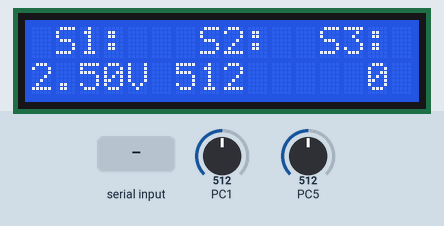
Bench run of a program on a simulated ATmega328P, built with avr-gcc and emulated at 16 MHz. On the bench: 16×2 character LCD. Wiring (inferred from the names in the program): character LCD (HD44780): RS PB4; R/W PB3; E PB2; data PB0, PB1, PD2, PD3, PD4, PD5, PD6, PD7. Inputs (shaded band) come from the test bench; at power-on: PC1 = 512, PC5 = 512. What the program prints to the serial monitor is not drawn.

Above: at 2.2 s.
2.3 s: "+" received over Serial
At 3.7 s:
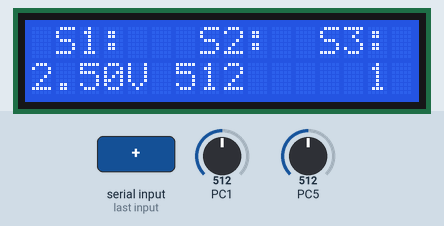
4.1 s: PC1 set to 716
At 4.9 s:
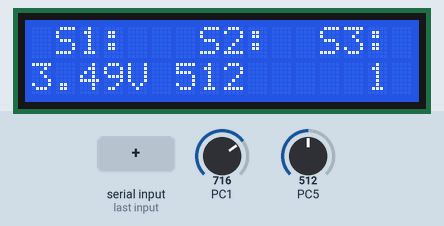
5.7 s: PC5 set to 716
At 7.0 s:
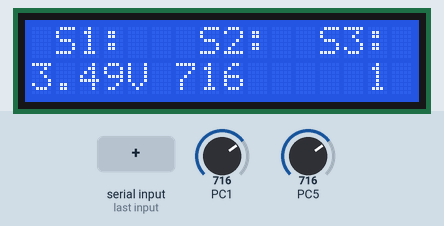
7.3 s: "-" received over Serial
At 8.2 s:
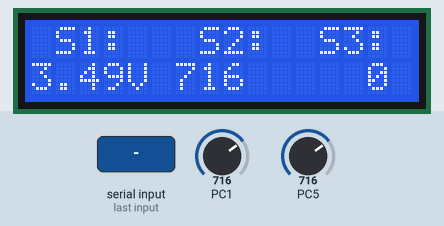
9.2 s: PC1 set to 900
At 10.5 s:
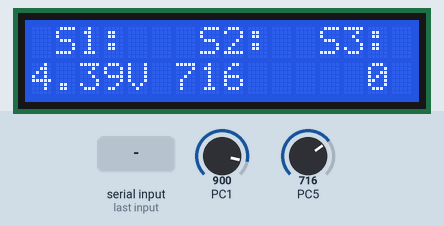
10.8 s: PC5 set to 900
At 11.7 s:
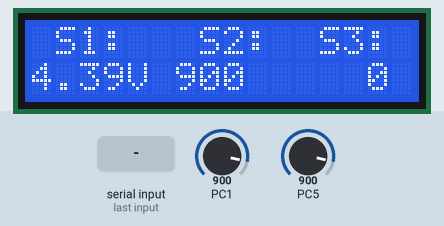
Timing chart, 0 to 13.4 s (numbered marks = the images above; inputs shaded):
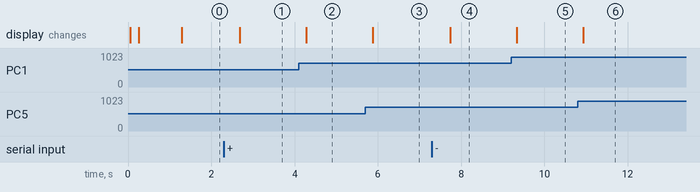

The program:

main.c
```c
/*
 * Lab2 Digital 2.c
 *
 * Created: 22/01/2026 03:36:18 p. m.
 * Author : David Carranza
 */

// Pantalla LCD Y ACD

#define F_CPU 16000000UL
#include <avr/io.h>
#include <util/delay.h>
#include <stdio.h>
#include "ADC.h"
#include "LCD.h"
// Variables globales para UART
#define BAUD 9600
#define MYUBRR F_CPU/16/BAUD-1

// Prototipos de funciones UART
void UART_Init(unsigned int ubrr);
void UART_Transmit(unsigned char data);
unsigned char UART_Receive(void);
void UART_SendString(char *str);

// Contador para S3
volatile int16_t contador = 0;

// Función para convertir voltaje a string con formato "0.00V"
int main(void) {


	char buffer[16];
	//ADC_1
	uint16_t valor_adc0 = 0;	// S1
	uint16_t valor_adc1 = 0;	// S2
	uint32_t LECTURA_ADC0 = 0;
	uint8_t PARTE_ENTERA = 0;
	uint8_t PARTE_DECIMAL = 0;

	// Inicializadores
	INICIAR_LCD();
	ADC_CONF();
	UART_Init(MYUBRR);

	// Mensaje inicial
	CURSOR(0,0);
	LCD_WRITE_STRING("BIENVENIDO");
	CURSOR(1,0);
	LCD_WRITE_STRING("S1:    S2:    S3:");
	_delay_ms(1000);


	COMANDO_LCD(0x01);
	_delay_ms(2);

	while (1) {

		// S1
		valor_adc0 = ADC_READ(1); // Canal A1

		LECTURA_ADC0 = ((uint32_t)valor_adc0 * 5000) / 1023;


		PARTE_ENTERA = LECTURA_ADC0 / 1000;
		PARTE_DECIMAL = (LECTURA_ADC0 % 1000) / 10;

		CURSOR(0,1);
		LCD_WRITE_STRING("S1:");

		CURSOR(1,0);
		sprintf(buffer, "%d.%02dV   ", PARTE_ENTERA, PARTE_DECIMAL);
		LCD_WRITE_STRING(buffer);

		// S2
		CURSOR(0,7);
		LCD_WRITE_STRING("S2:");
		valor_adc1 = ADC_READ(5); // Canal A5
		CURSOR(1, 5);  // Posición para S2
		sprintf(buffer, "%4d", valor_adc1);
		LCD_WRITE_STRING(buffer);

		// S3
		CURSOR(0,12);
		LCD_WRITE_STRING("S3:");
		CURSOR(1, 11);  // Posición para S3
		sprintf(buffer, "%4d", contador);
		LCD_WRITE_STRING(buffer);

		// Envio de datos UART
		sprintf(buffer, "S1: %d.%02dV, S2: %d, S3: %d\r\n",
		PARTE_ENTERA, PARTE_DECIMAL, valor_adc1, contador);
		UART_SendString(buffer);

		// Recibir Comandos de UART
		if (UCSR0A & (1<<RXC0)) {  // Si hay dato recibido
			unsigned char comando = UART_Receive();

			if (comando == '+') {
				contador++;
				// Eco por UART
				UART_SendString("Contador incrementado\r\n");
			}
			else if (comando == '-') {
				contador--;
				// Eco por UART
				UART_SendString("Contador decrementado\r\n");
			}
		}

		_delay_ms(200);  // Espera entre lecturas

	}
}
```

ADC.c
```c
/*
 * ADC.c
 *
 * Created: 22/01/2026 03:42:54 p. m.
 *  Author: David Carranza
 */

#include "ADC.h"


void ADC_CONF() {
	// Configurar referencia AVcc (5V) y ajuste a derecha
	ADMUX = (1 << REFS0);

	// Habilitar ADC y prescaler de 64
	ADCSRA = (1 << ADEN) | (1 << ADPS2) | (1 << ADPS1);

	// Primera lectura descartada (para estabilizar)
	ADC_READ(0);
}


// Leer el canal
uint16_t ADC_READ(uint8_t canal) {

	// Seleccionar canal y mantener configuración de referencia
	ADMUX = (ADMUX & 0xF0) | (canal & 0x0F);
	// Iniciar conversión
	ADCSRA |= (1 << ADSC);
	// Esperar fin de conversión
	while (ADCSRA & (1 << ADSC));
	// Retornar valor de 10 bits
	return ADC;
}
```

ADC.h
```c
/*
 * ADC.h
 *
 * Created: 22/01/2026 03:42:41 p. m.
 *  Author: David Carranza
 */


#ifndef ADC_H_
#define ADC_H_

#include <avr/io.h>
#include <stdint.h>

void ADC_CONF();
uint16_t ADC_READ(uint8_t canal);

#endif
```

UART.c
```c
/*
 * UART.c
 *
 * Created: 29/01/2026 11:20:36 a. m.
 *  Author: Admin
 */

#include "UART.h"

void UART_Init(unsigned int ubrr) {
	// Configurar baud rate
	UBRR0H = (unsigned char)(ubrr>>8);
	UBRR0L = (unsigned char)ubrr;

	// Habilitar transmisor y receptor
	UCSR0B = (1<<RXEN0)|(1<<TXEN0);

	// Configurar frame: 8 bits, 1 stop bit, sin paridad
	UCSR0C = (1<<UCSZ01)|(1<<UCSZ00);
}

void UART_Transmit(unsigned char data) {
	// Esperar a que el buffer de transmisión esté vacío
	while (!(UCSR0A & (1<<UDRE0)));

	// Poner dato en el buffer
	UDR0 = data;
}

unsigned char UART_Receive(void) {
	// Esperar a que llegue un dato
	while (!(UCSR0A & (1<<RXC0)));

	// Devolver el dato recibido
	return UDR0;
}

void UART_SendString(char *str) {
	while (*str) {
		UART_Transmit(*str);
		str++;
	}
}
```

UART.h
```c
/*
 * UART.h
 *
 * Created: 29/01/2026 11:20:47 a. m.
 *  Author: Admin
 */


#ifndef UART_H_
#define UART_H_

#include <avr/io.h>
#include <stdint.h>

void UART_Init(unsigned int ubrr);
void UART_Transmit(unsigned char data);
unsigned char UART_Receive(void);
void UART_SendString(char *str);


#endif /* UART_H_ */
```

LCD.c
```c
/*
 * LCD.c
 *
 * Created: 22/01/2026 07:05:44 p. m.
 *  Author: David Carranza
 */

#include "LCD.h"

void LCD_PORT(char DATO){

	//PORTD D2 - D7
	uint8_t PORTD_TEMP = (LCD_PORTD & ~PORTD_MASK) | (DATO & PORTD_MASK);
	LCD_PORTD = PORTD_TEMP;

	//PORTB D0 - D1
	uint8_t PORTB_TEMP = (LCD_PORTB & ~PORTB_MASK) | (DATO & PORTB_MASK);
	LCD_PORTB = PORTB_TEMP;
}

// Lectura
void LCD_LECTURA(void){
	ENABLE_1();
	_delay_us(1);
	ENABLE_0();
	_delay_us(50);
}

void INICIAR_LCD(void){
	// Configuración de salidas
	//Controles
	CONTROL_DDR |= (1<<PIN_RS)|(1<<PIN_WR)|(1<<PIN_ENABLE);
	LCD_DDRD |= PORTD_MASK;
	LCD_DDRB |= PORTB_MASK;

	// Estado inicial
	LCD_CONTROL &= ~((1<<PIN_RS)|(1<<PIN_WR)|(1<<PIN_ENABLE));
	_delay_ms(50);
	COMANDO_LCD(0x38); //MODO 8 bits (0011 1000)
	_delay_ms(5);
	COMANDO_LCD(0x38); //MODO 8 bits (0011 1000)
	_delay_ms(200);
	COMANDO_LCD(0x0C); // Display On, Cursor Off, Blick Off
	COMANDO_LCD(0x01); // Clear
	_delay_ms(2);
	COMANDO_LCD(0x06); // Incrementar Cursor Derecha

}

void COMANDO_LCD(uint8_t COMANDO){

	RS_0();				//RS = 0
	WR_WRITE();			//WR = 0
	LCD_PORT(COMANDO);	// Manda los comandos a LCD_PORT
	LCD_LECTURA();
}

void LCD_WRITE_CHAR(char DATO){

	RS_1();			//RS = 1
	WR_WRITE();		//WR = 0
	LCD_PORT(DATO);	// Manda los datos a LCD_PORT
	LCD_LECTURA();
}

void LCD_WRITE_STRING(char *TEXTO){

	while(*TEXTO){
		LCD_WRITE_CHAR(*TEXTO);
		TEXTO++;

	}

}

void CURSOR(uint8_t FILA, uint8_t COLUMNA){

	uint8_t LOCATION = 0;
	if(FILA == 0){
		LOCATION = 0x80 + COLUMNA;

	}

	else
	{
		LOCATION = 0xC0 + COLUMNA;

	}
	COMANDO_LCD(LOCATION);


}
```

LCD.h
```c
/*
 * LCD.h
 *
 * Created: 22/01/2026 07:05:59 p. m.
 *  Author: David Carranza
 */


#ifndef LCD_H_
#define LCD_H_

#define F_CPU 16000000UL
#include <avr/io.h>
#include <stdlib.h>
#include <util/delay.h>


// Definición de pines
// Pines de Control
#define LCD_CONTROL	PORTB
#define CONTROL_DDR DDRB
#define PIN_RS		PINB4
#define PIN_WR		PINB3
#define PIN_ENABLE	PINB2

// Salidas D2 - D7
#define LCD_PORTD PORTD
#define LCD_DDRD  DDRD
#define	PORTD_MASK 0xFC		// Se reservan PD0 y PD1 para la UART (1111 1100)

// Salidas D0 y D1
#define	LCD_PORTB PORTB
#define	LCD_DDRB  DDRB
#define	PORTB_MASK 0x03		// Mascara para (0000 0011)

//Habilitar y desabilitar RS, RW y Enable
#define	ENABLE_1()	LCD_CONTROL |= (1<<PIN_ENABLE)
#define	ENABLE_0()	LCD_CONTROL &= ~(1<<PIN_ENABLE)
#define	RS_0()		LCD_CONTROL &= ~(1<<PIN_RS)
#define	RS_1()		LCD_CONTROL |= (1<<PIN_RS)
#define	WR_WRITE()	LCD_CONTROL &= ~(1<<PIN_WR)
#define	WR_READ()	LCD_CONTROL |= (1<<PIN_WR)

// Funciones
void INICIAR_LCD(void); //INICIAR EL LCD
void COMANDO_LCD(uint8_t COMANDO); //Manda un comando
void LCD_WRITE_CHAR(char DATO); //Manda una Letra
void LCD_PORT(char DATO); //Manda los datos al PORTD y PORTB
void LCD_LECTURA(void); //
void LCD_WRITE_STRING(char *TEXTO ); //Manda un texto
void CURSOR(uint8_t FILA, uint8_t COLUMNA); //Mueve el cursor

#endif
```

Measured:
- after the input at 2.3 s, the display: changes after 0.38 s (image 1)
- after the input at 4.1 s, the display: changes after 0.18 s (image 2)
- after the input at 5.7 s, the display: changes after 0.18 s (image 3)
- after the input at 7.3 s, the display: changes after 0.43 s (image 4)
- after the input at 9.2 s, the display: changes after 0.13 s (image 5)
- after the input at 10.8 s, the display: changes after 0.13 s (image 6)
